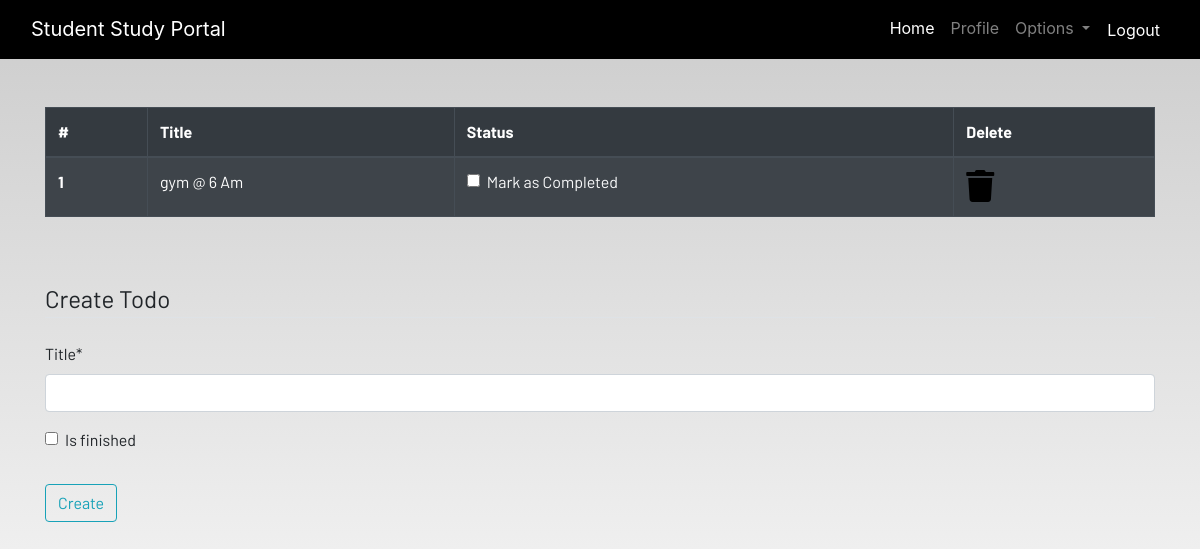
Page /todo (signed in) on the earlier database version.
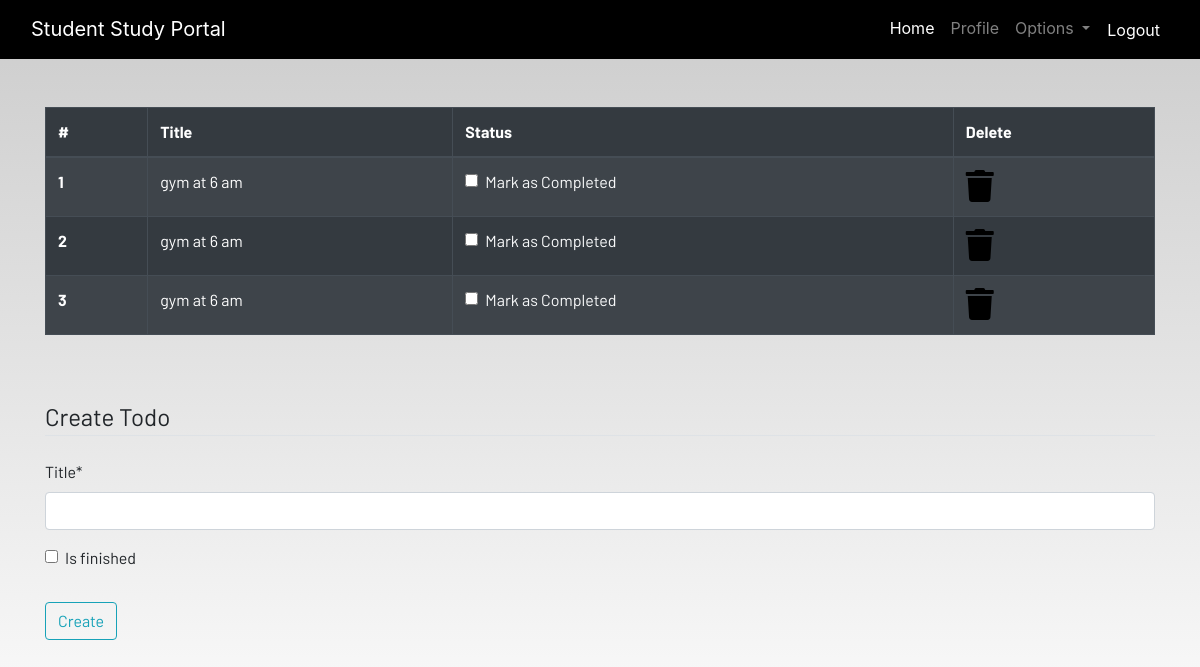
Same page on the later database version.
### dashboard/models.py (models this page shows, shortened)
class Todo(models.Model):
    user = models.ForeignKey(User,on_delete=models.CASCADE)
    title = models.CharField(max_length=100)
    is_finished = models.BooleanField(default=False)

### dashboard/views.py (the view)
# urls.py: path('todo',views.todo, name="todo"),
@login_required
def todo(request):
    if request.method == 'POST':
        form = TodoForm(request.POST)
        if form.is_valid():
            try:
                finished = request.POST["is_finished"]
                if finished == 'on':
                    finished = True
                else:
                    finished = False
            except:
                finished = False
            todos = Todo(
                user = request.user,
                title = request.POST['title'],
                is_finished = finished
            )
            todos.save()
            messages.success(request,f"Todo Added From {request.user.username}!!..")
    else:
        form = TodoForm()
    todo = Todo.objects.filter(user=request.user)
    if len(todo) == 0:
        todos_done = True
    else:
        todos_done = False
    context = {
        'form':form,
        'todos':todo,
        'todos_done':todos_done
    }
    return render(request,"dashboard/todo.html",context)

### dashboard/forms.py
class TodoForm(forms.ModelForm):
    class Meta:
        model = Todo
        fields = ['title', 'is_finished']

### dashboard/templates/dashboard/todo.html (shortened to what this page needs)
{% extends 'dashboard/base.html' %}
{% load static %}
{% load crispy_forms_tags %}
{% block content %}
<div class="container">
    {% if not todos_done %}
    <table class="table table-striped table-bordered table-hover table-dark">
        <thead>
            <tr>
                <th scope="col">#</th>
                <th scope="col">Title</th>
                <th scope="col">Status</th>
                <th scope="col">Delete</th>
            </tr>
        </thead>
        <tbody>
            {% for todo in todos %}
            <tr>
                <th scope="row">{{forloop.counter}}</th>
                <td>{{todo.title}}</td>
                <td>
                    <form method="POST" action="{% url 'update-todo' todo.id %}">
                        <div class="form-check">
                            <input class="form-check-input" type="checkbox" name="is_finished" value="on" {% if todo.is_finished %}checked{% endif %} onchange="this.form.submit()">
                            <label class="form-check-label text-light" for="flexCheckDefault">
                                Mark as Completed
                            </label>
                        </div>
                    </form>
                </td>
                <td><a href="{% url 'delete-todo' todo.id %}"><i class="fa fa-trash fa-2x"></i></a></td>
            </tr>
            {% endfor %}
        </tbody>
    </table>
    {% else %}
    <h4>All tasks have been done!! create to add more</h4>
{% endif %}
</div><br><br>
<div class="container">
    <form method="POST">
        <fieldset class="form-group">
            <legend class="border-bottom mb-4">Create Todo</legend>
            {{form|crispy}}
        </fieldset>
        <div class="form-group">
            <button href="" class="btn btn-outline-info" type="submit">
                Create
            </button>
        </div>
    </form>
</div>
{% endblock content %}

Differences in the rows shown:
removed Todo: title "gym @ 6 Am"
added Todo: title "gym at 6 am"
added Todo: title "gym at 6 am"
added Todo: title "gym at 6 am"
